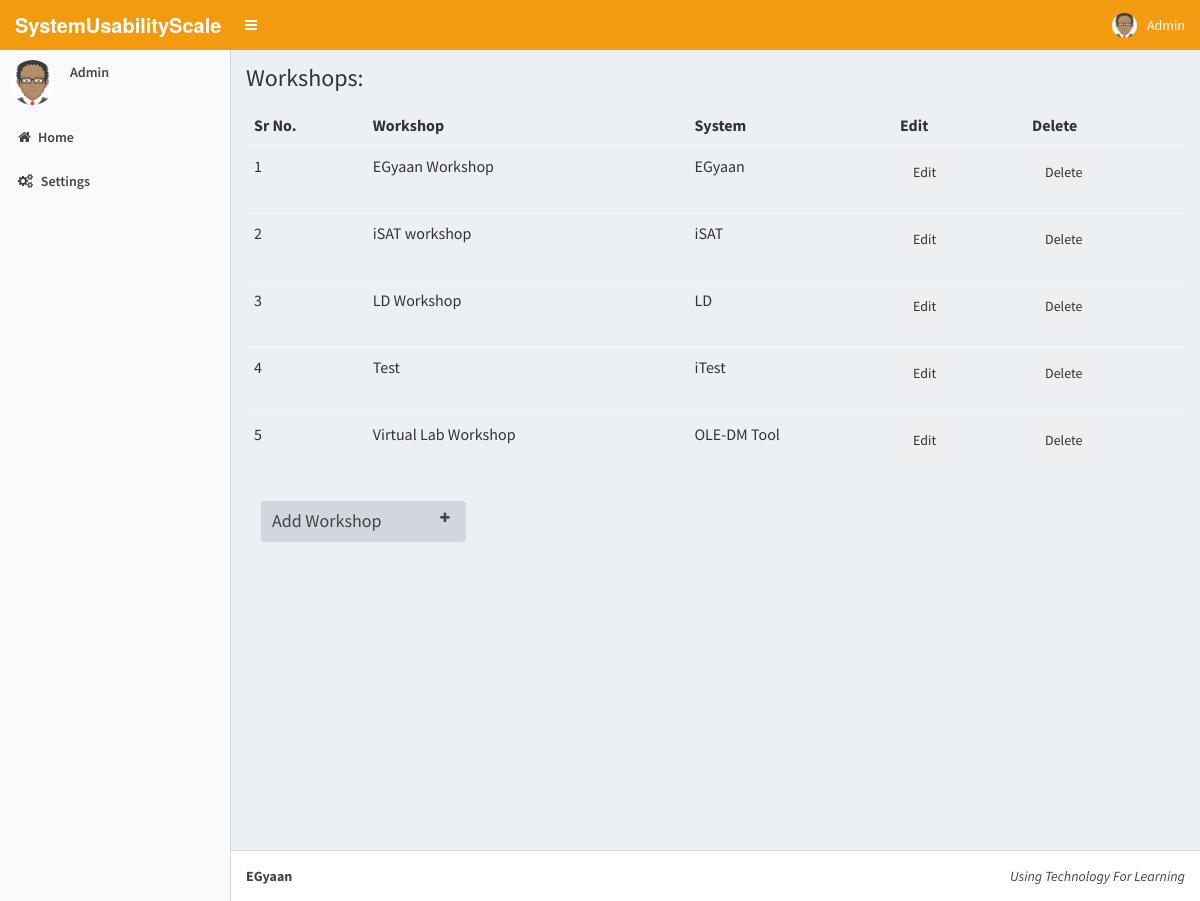
The page /Admin/workshop.php (signed in) on the database its author committed.
### tables this page shows
CREATE TABLE IF NOT EXISTS `Workshop` (
  `id` int(11) NOT NULL AUTO_INCREMENT,
  `name` varchar(30) NOT NULL,
  `show_score` text NOT NULL,
  `Sys_name` varchar(50) DEFAULT NULL,
  `reason` text NOT NULL,
  PRIMARY KEY (`id`),
  UNIQUE KEY `name` (`name`)
);

### Admin/workshop.php (the view, shortened to what this page needs)
<html>
  <head>
    <link rel="stylesheet" href="../AdminLTE/bootstrap/css/bootstrap.min.css">
    <link rel="stylesheet" href="../AdminLTE/dist/font-awesome/css/font-awesome.min.css">
    <link rel="stylesheet" href="../AdminLTE/dist/css/ionicons.min.css">
    <link rel="stylesheet" href="../AdminLTE/dist/css/AdminLTE.min.css">
    <link rel="stylesheet" href="../AdminLTE/dist/css/skins/skin-yellow-light.min.css">
  </head>
  <body class="hold-transition skin-yellow-light sidebar-mini">
    <div class="wrapper">
      <header class="main-header">
        <a href="AdminDashboard.php" class="logo">
          <span class="logo-lg"><b>SystemUsabilityScale</b></span>
        </a>
        <nav class="navbar navbar-static-top" role="navigation">
          <a href="#" class="sidebar-toggle" data-toggle="offcanvas" role="button">
          </a>
          <div class="navbar-custom-menu">
            <ul class="nav navbar-nav">
              <li class="dropdown user user-menu">
                <a href="#" class="dropdown-toggle" data-toggle="dropdown">
                  <img src="D_Logo/avatar.png" class="user-image" alt="User Image">
                  <span class="hidden-xs">Admin</span>
                </a>
              </li>
            </ul>
          </div>
        </nav>
      </header>
      <aside class="main-sidebar">
        <section class="sidebar">
          <div class="user-panel">
            <div class="pull-left image">
              <img src="D_Logo/avatar.png" class="img-circle" alt="User Image">
            </div>
            <div class="pull-left info">
              <p>Admin</p>
            </div>
          </div>
          <ul class="sidebar-menu">
            <li><a href="AdminDashboard.php"><i class="fa fa-home"></i><span>Home</span></a></li>
            <li><a href="settings.php"><i class="fa fa-gears"></i> <span>Settings</span></a></li>
          </ul>
        </section>
              </aside>
      <div class="content-wrapper">
        <section class="content-header">
          <h1>
            Workshops:
          </h1>
        </section>
        <section class="content">
          <?php
          include("dbcon.php");
          $check=mysqli_query($con,"SELECT COUNT(id) FROM `Workshop`");
          while($c_row=mysqli_fetch_array($check))
          {
            $count=$c_row['COUNT(id)'];
          }
          if($count==0)
          {
            echo "<h3><strong>No Workshop Added Yet!</strong><br><br></h3>";
          }
          else
          {
          ?>
          <div class=table-responsive>
<table class=table table-striped>
<thead>
<tr>
<th>Sr No.</th>
<th>Workshop</th>
<th>System</th>
<th>Edit</th>
<th>Delete</th>
</tr>
</thead>
<tbody>
<?php
$i=0;
$result = mysqli_query($con,"SELECT * FROM Workshop ORDER BY(`name`) ASC");
while($row = mysqli_fetch_array($result))
{
$title=$row['name'];
$id=$row['id'];
$system=$row['Sys_name'];
$i++;
echo "<tr>";
echo "<td>";
echo $i;
echo "</td>";
echo "<td>";
echo $title;
echo "</td>";
echo "<td>";
echo $system;
echo "</td>";
echo "<td>";
echo "<form action=edit_workshop.php method=post><button type=submit class=btn btn-default name=edit value=$id>Edit</button></form>";
echo "</td>";
echo "<td>";
echo "<form action=del_workshop.php method=post><button type=submit class=btn btn-default name=del value=$id onclick=del_confirm()>Delete</button></form>";
echo "</td>";
echo "</tr>";
}
?>
</tbody>
</table>
</div>
<?php
}
?>
         <div class="col-md-3">
              <div class="box box-default collapsed-box box-solid">
                <div class="box-header with-border">
                  <h3 class="box-title">Add Workshop</h3>
                  <div class="box-tools pull-right">
                    <button class="btn btn-box-tool" data-widget="collapse"><i class="fa fa-plus"></i></button>
                  </div>
                </div>
              </div>
            </div><br><br><br>
        </section>
      </div>
      <footer class="main-footer">
        <div class="pull-right hidden-xs">
          <i>Using Technology For Learning</i>
        </div>
        <strong>EGyaan</strong>
      </footer>
  </body>
</html>

### rows shown on the page
workshop: name "EGyaan Workshop", Sys_name "EGyaan", $id 7 (drawn)
workshop: name "iSAT workshop", Sys_name "iSAT", $id 5 (drawn)
workshop: name "LD Workshop", Sys_name "LD", $id 6 (drawn)
workshop: name "Test", Sys_name "iTest", $id 8 (drawn)
workshop: name "Virtual Lab Workshop", Sys_name "OLE-DM Tool", $id 9 (drawn)
